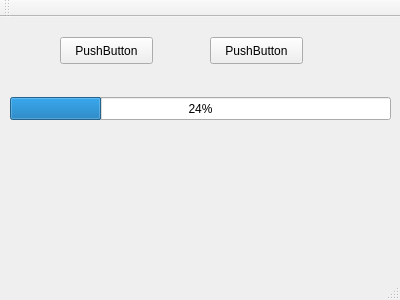
<?xml version="1.0" encoding="UTF-8"?>
<ui version="4.0">
 <class>MainView</class>
 <widget class="QMainWindow" name="MainView">
  <property name="geometry">
   <rect>
    <x>0</x>
    <y>0</y>
    <width>400</width>
    <height>300</height>
   </rect>
  </property>
  <property name="windowTitle">
   <string>MainView</string>
  </property>
  <widget class="QWidget" name="centralWidget">
   <widget class="QPushButton" name="pushButton1">
    <property name="geometry">
     <rect>
      <x>60</x>
      <y>20</y>
      <width>93</width>
      <height>27</height>
     </rect>
    </property>
    <property name="text">
     <string>PushButton</string>
    </property>
   </widget>
   <widget class="QPushButton" name="pushButton2">
    <property name="geometry">
     <rect>
      <x>210</x>
      <y>20</y>
      <width>93</width>
      <height>27</height>
     </rect>
    </property>
    <property name="text">
     <string>PushButton</string>
    </property>
   </widget>
   <widget class="QProgressBar" name="progressBar">
    <property name="geometry">
     <rect>
      <x>10</x>
      <y>80</y>
      <width>381</width>
      <height>23</height>
     </rect>
    </property>
    <property name="value">
     <number>24</number>
    </property>
   </widget>
  </widget>
  <widget class="QMenuBar" name="menuBar">
   <property name="geometry">
    <rect>
     <x>0</x>
     <y>0</y>
     <width>400</width>
     <height>25</height>
    </rect>
   </property>
  </widget>
  <widget class="QToolBar" name="mainToolBar">
   <attribute name="toolBarArea">
    <enum>TopToolBarArea</enum>
   </attribute>
   <attribute name="toolBarBreak">
    <bool>false</bool>
   </attribute>
  </widget>
  <widget class="QStatusBar" name="statusBar"/>
 </widget>
 <layoutdefault spacing="6" margin="11"/>
 <resources/>
 <connections/>
</ui>
